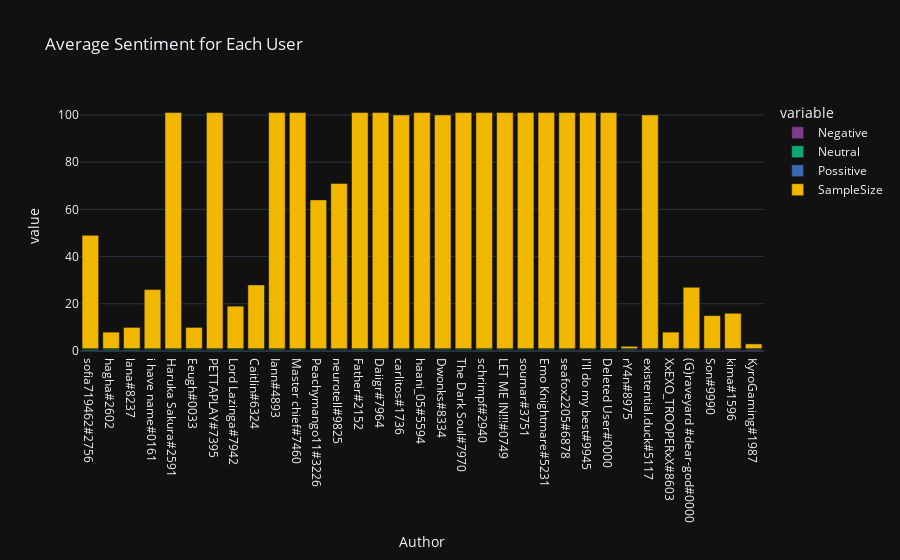

Notebook code for this chart:
### Code cell
import plotly.express as px
df = pd.DataFrame(avgUserScore, columns = ['Author','Negative','Neutral','Possitive','SampleSize'])
df.sort_values(by=['Negative'], inplace=True)

fig = px.bar(df, x='Author', y=['Negative','Neutral','Possitive'],
                template = "plotly_dark",
                color_discrete_sequence=px.colors.qualitative.Bold, title='Average Sentiment for Each User')
fig.show()

### Figure 1 — Plotly figure (JSON) as saved in the notebook; plotly's stock layout.template omitted (floating-point values rounded to 4 significant figures)
{"data": [{"alignmentgroup": "True", "hovertemplate": "variable=Negative<br>Author=%{x}<br>value=%{y}<extra></extra>", "legendgroup": "Negative", "marker": {"color": "rgb(127, 60, 141)", "pattern": {"shape": ""}}, "name": "Negative", "offsetgroup": "Negative", "orientation": "v", "showlegend": true, "textposition": "auto", "type": "bar", "x": ["sofia719462#2756", "hagha#2602", "lana#8237", "i have name#0161", "Haruka Sakura#2591", "Eeugh#0033", "PETTAPLAY#7395", "Lord Lazinga#7942", "Caitlin#6324", "Iann#4893", "Master chief#7460", "Peachymango11#3226", "neurotell#9825", "Father#2152", "Daiigr#7964", "carlitos#1736", "haani_05#5594", "Dwonks#8334", "The Dark Soul#7970", "schrimpf#2940", "LET ME IN!!!#0749", "soumar#3751", "Emo Knightmare#5231", "seafox2205#6878", "I'll do my best#9945", "Deleted User#0000", "rY4n#8975", "existential.duck#5117", "XxEXO_TROOPERxX#8603", "(G)raveyard #dear-god#0000", "Son#9990", "kima#1596", "KyroGaming#1987"], "xaxis": "x", "y": [0.1163, 0.1359, 0.1393, 0.18, 0.2158, 0.2229, 0.2281, 0.2316, 0.2383, 0.2453, 0.2584, 0.2587, 0.2643, 0.2646, 0.2665, 0.2683, 0.2687, 0.2709, 0.2725, 0.2761, 0.3016, 0.3059, 0.31, 0.3255, 0.3305, 0.3495, 0.351, 0.3697, 0.3875, 0.411, 0.4206, 0.4969, 0.5424], "yaxis": "y"}, {"alignmentgroup": "True", "hovertemplate": "variable=Neutral<br>Author=%{x}<br>value=%{y}<extra></extra>", "legendgroup": "Neutral", "marker": {"color": "rgb(17, 165, 121)", "pattern": {"shape": ""}}, "name": "Neutral", "offsetgroup": "Neutral", "orientation": "v", "showlegend": true, "textposition": "auto", "type": "bar", "x": ["sofia719462#2756", "hagha#2602", "lana#8237", "i have name#0161", "Haruka Sakura#2591", "Eeugh#0033", "PETTAPLAY#7395", "Lord Lazinga#7942", "Caitlin#6324", "Iann#4893", "Master chief#7460", "Peachymango11#3226", "neurotell#9825", "Father#2152", "Daiigr#7964", "carlitos#1736", "haani_05#5594", "Dwonks#8334", "The Dark Soul#7970", "schrimpf#2940", "LET ME IN!!!#0749", "soumar#3751", "Emo Knightmare#5231", "seafox2205#6878", "I'll do my best#9945", "Deleted User#0000", "rY4n#8975", "existential.duck#5117", "XxEXO_TROOPERxX#8603", "(G)raveyard #dear-god#0000", "Son#9990", "kima#1596", "KyroGaming#1987"], "xaxis": "x", "y": [0.6503, 0.6735, 0.5397, 0.5787, 0.5692, 0.5778, 0.5431, 0.4956, 0.5455, 0.6014, 0.5549, 0.503, 0.4335, 0.5282, 0.5128, 0.4688, 0.5359, 0.5163, 0.5343, 0.5676, 0.4895, 0.4841, 0.4812, 0.4556, 0.403, 0.4863, 0.4673, 0.4577, 0.2855, 0.4729, 0.47, 0.3883, 0.4163], "yaxis": "y"}, {"alignmentgroup": "True", "hovertemplate": "variable=Possitive<br>Author=%{x}<br>value=%{y}<extra></extra>", "legendgroup": "Possitive", "marker": {"color": "rgb(57, 105, 172)", "pattern": {"shape": ""}}, "name": "Possitive", "offsetgroup": "Possitive", "orientation": "v", "showlegend": true, "textposition": "auto", "type": "bar", "x": ["sofia719462#2756", "hagha#2602", "lana#8237", "i have name#0161", "Haruka Sakura#2591", "Eeugh#0033", "PETTAPLAY#7395", "Lord Lazinga#7942", "Caitlin#6324", "Iann#4893", "Master chief#7460", "Peachymango11#3226", "neurotell#9825", "Father#2152", "Daiigr#7964", "carlitos#1736", "haani_05#5594", "Dwonks#8334", "The Dark Soul#7970", "schrimpf#2940", "LET ME IN!!!#0749", "soumar#3751", "Emo Knightmare#5231", "seafox2205#6878", "I'll do my best#9945", "Deleted User#0000", "rY4n#8975", "existential.duck#5117", "XxEXO_TROOPERxX#8603", "(G)raveyard #dear-god#0000", "Son#9990", "kima#1596", "KyroGaming#1987"], "xaxis": "x", "y": [0.2334, 0.1906, 0.3211, 0.2413, 0.215, 0.1994, 0.2288, 0.2728, 0.2162, 0.1533, 0.1866, 0.2383, 0.3021, 0.2072, 0.2207, 0.2629, 0.1954, 0.2128, 0.1932, 0.1563, 0.2089, 0.21, 0.2087, 0.2188, 0.2665, 0.1641, 0.1817, 0.1726, 0.327, 0.1161, 0.1095, 0.1148, 0.04128], "yaxis": "y"}, {"alignmentgroup": "True", "hovertemplate": "variable=SampleSize<br>Author=%{x}<br>value=%{y}<extra></extra>", "legendgroup": "SampleSize", "marker": {"color": "rgb(242, 183, 1)", "pattern": {"shape": ""}}, "name": "SampleSize", "offsetgroup": "SampleSize", "orientation": "v", "showlegend": true, "textposition": "auto", "type": "bar", "x": ["sofia719462#2756", "hagha#2602", "lana#8237", "i have name#0161", "Haruka Sakura#2591", "Eeugh#0033", "PETTAPLAY#7395", "Lord Lazinga#7942", "Caitlin#6324", "Iann#4893", "Master chief#7460", "Peachymango11#3226", "neurotell#9825", "Father#2152", "Daiigr#7964", "carlitos#1736", "haani_05#5594", "Dwonks#8334", "The Dark Soul#7970", "schrimpf#2940", "LET ME IN!!!#0749", "soumar#3751", "Emo Knightmare#5231", "seafox2205#6878", "I'll do my best#9945", "Deleted User#0000", "rY4n#8975", "existential.duck#5117", "XxEXO_TROOPERxX#8603", "(G)raveyard #dear-god#0000", "Son#9990", "kima#1596", "KyroGaming#1987"], "xaxis": "x", "y": [48, 7, 9, 25, 100, 9, 100, 18, 27, 100, 100, 63, 70, 100, 100, 99, 100, 99, 100, 100, 100, 100, 100, 100, 100, 100, 1, 99, 7, 26, 14, 15, 2], "yaxis": "y"}], "layout": {"barmode": "relative", "legend": {"title": {"text": "variable"}, "tracegroupgap": 0}, "title": {"text": "Average Sentiment for Each User"}, "xaxis": {"anchor": "y", "domain": [0, 1], "title": {"text": "Author"}}, "yaxis": {"anchor": "x", "domain": [0, 1], "title": {"text": "value"}}}}
